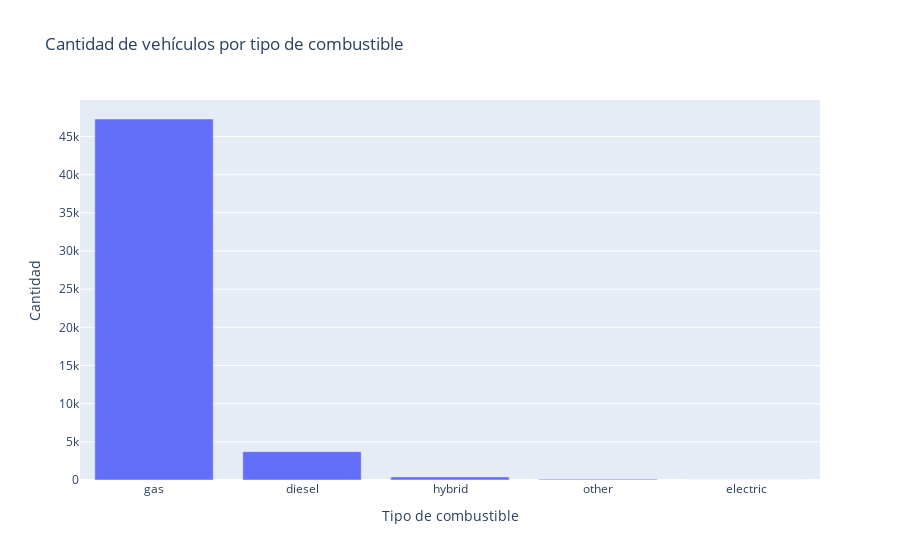

The notebook cell this image was saved under:
### Code cell
fuel_counts = df['fuel'].value_counts().reset_index()
fuel_counts.columns = ['fuel_type', 'count']  # Renombramos las columnas

fig = px.bar(fuel_counts,
             x='fuel_type', y='count',
             labels={'fuel_type': 'Tipo de combustible', 'count': 'Cantidad'},
             title='Cantidad de vehículos por tipo de combustible')

fig.show()

### Figure 1 — Plotly figure (JSON) as saved in the notebook; plotly's stock layout.template omitted (floating-point values rounded to 4 significant figures)
{"data": [{"hovertemplate": "Tipo de combustible=%{x}<br>Cantidad=%{y}<extra></extra>", "legendgroup": "", "marker": {"color": "#636efa", "pattern": {"shape": ""}}, "name": "", "orientation": "v", "showlegend": false, "textposition": "auto", "type": "bar", "x": ["gas", "diesel", "hybrid", "other", "electric"], "xaxis": "x", "y": [47288, 3714, 409, 108, 6], "yaxis": "y"}], "layout": {"barmode": "relative", "legend": {"tracegroupgap": 0}, "title": {"text": "Cantidad de vehículos por tipo de combustible"}, "xaxis": {"anchor": "y", "domain": [0, 1], "title": {"text": "Tipo de combustible"}}, "yaxis": {"anchor": "x", "domain": [0, 1], "title": {"text": "Cantidad"}}}}
